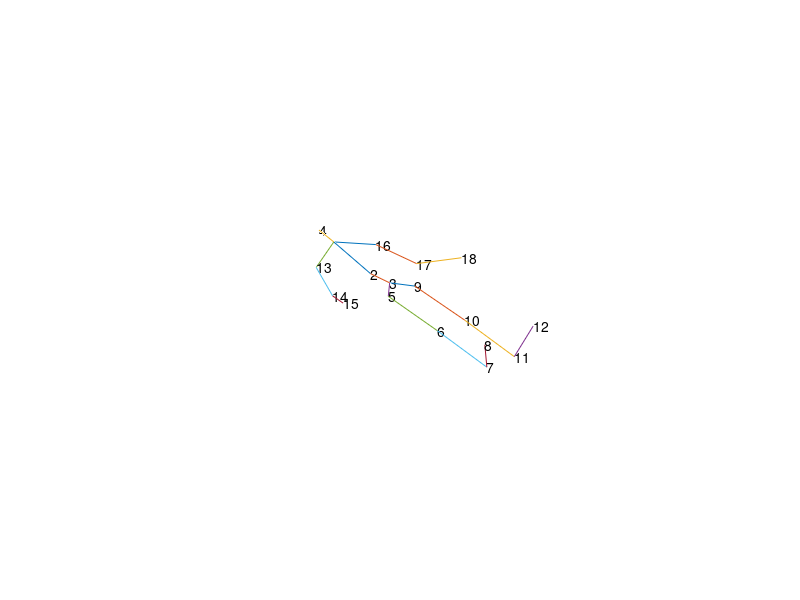

Source code (MATLAB):
clear all
format compact


% generated
M = [0 -3.91458 1376.53 -133.41 -1;
1 -4.32472 1045.16 -93.563 0;
2 -3.13217 896.884 -98.1852 1;
3 3.12156 1679.41 -85.1916 0;
4 -87.349 898.13 -99.0564 2;
5 -98.3381 505.881 -144.39 4;
6 -107.568 45.6265 -174.834 5;
7 -120.738 21.9442 -34.1589 6;
8 86.0755 897.005 -97.869 2;
9 101.259 493.381 -145.883 8;
10 104.676 43.9109 -174.128 9;
11 124.435 22.1572 -33.7257 10;
12 -186.735 1368.21 -132.409 0;
13 -318.275 1088.36 -117.359 12;
14 -436.746 824.446 -46.6446 13;
15 174.093 1382.83 -136.236 0;
16 316.423 1105.43 -119.924 15;
17 430.455 840.537 -32.8135 16];

% From model
M=[0 0.000000 1563.185000 -91.406000 -1;
1 0.000000 1237.789000 -139.685000 0;
2 0.000000 1068.480000 -119.471000 1;
3 0.000000 1694.048000 -77.369000 0;
4 -90.258000 962.934000 -123.039000 2;
5 -93.107000 523.447000 -135.530000 4;
6 -93.316000 86.034000 -161.795000 5;
7 -164.128000 11.602000 37.515000 6;
8 90.258000 962.934000 -123.039000 2;
9 93.107000 523.447000 -135.530000 8;
10 93.316000 86.034000 -161.795000 9;
11 164.128000 11.602000 37.515000 10;
12 -202.700000 1454.872000 -129.411000 0;
13 -285.529000 1201.811000 -161.187000 12;
14 -402.016000 956.364000 -53.172000 13;
15 202.700000 1454.872000 -129.411000 0;
16 285.529000 1201.811000 -161.187000 15;
17 402.016000 956.364000 -53.172000 16];

x = M(:,2);
y = M(:,3);
z = M(:,4);
prev = M(:,5)+1;

figure(1)

for i=2:length(prev)
    ip = prev(i);
    % [i ip]
    plot3( [x(i) x(ip)], [y(i) y(ip)], [z(i) z(ip)] );
    hold on
    text(x(i),y(i),z(i),num2str(i));
end

hold off
axis equal
axis off
